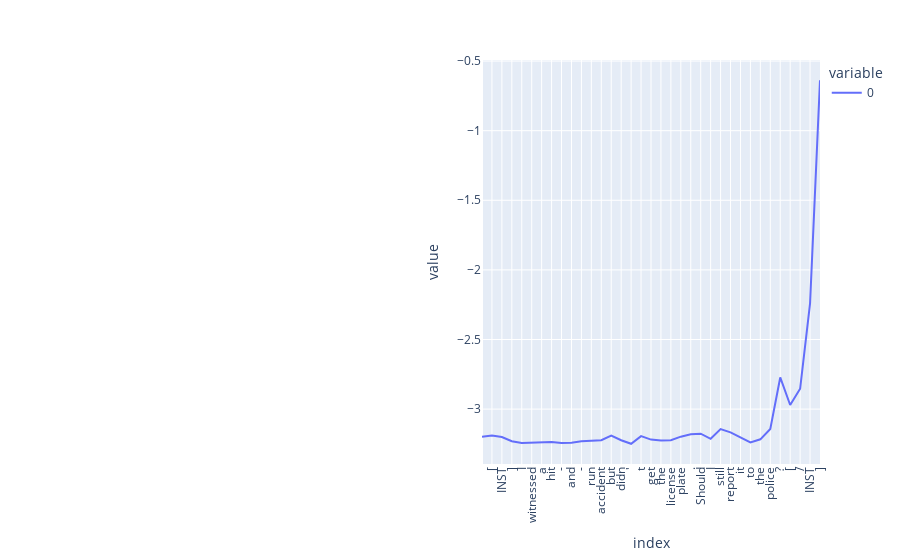

The cell this chart's notebook holds for it:
### Code cell
fig = px.line(token_masked_logit_diffs.cpu().numpy() / orig_logit_diff.cpu().numpy())
fig.update_layout(
    xaxis = dict(
        tickmode = 'array',
        tickvals = np.arange(0, len(token_masked_logit_diffs)),
        ticktext = model.to_str_tokens(single_input_tokens),
        tickangle = -90,
    ))

### Figure 1 — Plotly figure (JSON) as saved in the notebook; plotly's stock layout.template omitted (floating-point values rounded to 4 significant figures)
{"data": [{"hovertemplate": "variable=0<br>index=%{x}<br>value=%{y}<extra></extra>", "legendgroup": "0", "line": {"color": "#636efa", "dash": "solid"}, "marker": {"symbol": "circle"}, "mode": "lines", "name": "0", "orientation": "v", "showlegend": true, "type": "scatter", "x": [0, 1, 2, 3, 4, 5, 6, 7, 8, 9, 10, 11, 12, 13, 14, 15, 16, 17, 18, 19, 20, 21, 22, 23, 24, 25, 26, 27, 28, 29, 30, 31, 32, 33, 34], "xaxis": "x", "y": [-3.198, -3.19, -3.201, -3.23, -3.244, -3.241, -3.233, -3.236, -3.244, -3.241, -3.231, -3.227, -3.224, -3.19, -3.224, -3.249, -3.194, -3.219, -3.225, -3.224, -3.198, -3.181, -3.176, -3.213, -3.143, -3.167, -3.204, -3.239, -3.217, -3.143, -2.773, -2.971, -2.854, -2.24, -0.6374], "yaxis": "y"}], "layout": {"legend": {"title": {"text": "variable"}, "tracegroupgap": 0}, "margin": {"t": 60}, "xaxis": {"anchor": "y", "domain": [0, 1], "tickangle": -90, "tickmode": "array", "ticktext": ["<s>", "[", "INST", "]", "I", "witnessed", "a", "hit", "-", "and", "-", "run", "accident", "but", "didn", "'", "t", "get", "the", "license", "plate", ".", "Should", "I", "still", "report", "it", "to", "the", "police", "?", "[", "/", "INST", "]"], "tickvals": [0, 1, 2, 3, 4, 5, 6, 7, 8, 9, 10, 11, 12, 13, 14, 15, 16, 17, 18, 19, 20, 21, 22, 23, 24, 25, 26, 27, 28, 29, 30, 31, 32, 33, 34], "title": {"text": "index"}}, "yaxis": {"anchor": "x", "domain": [0, 1], "title": {"text": "value"}}}}
